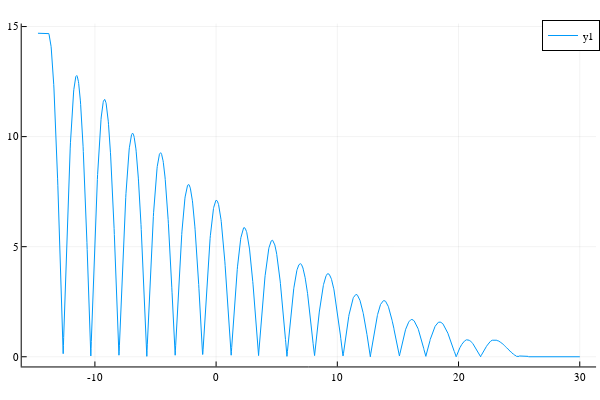

The cell this chart's notebook holds for it:
### Markdown cell above
#### Gögn 2 nema abs

### Code cell
plot(data2[!,1], abs.(data2[!,2]))

### Figure 1 — Plotly figure (JSON) as saved in the notebook; plotly's stock layout.template omitted (floating-point values rounded to 4 significant figures; data arrays with more than 128 entries replaced by an {"elided": "..."} marker saying what was removed)
{"data": [{"colorbar": {"title": ""}, "legendgroup": "y1", "line": {"color": "rgba(0, 154, 250, 1.000)", "dash": "solid", "shape": "linear", "width": 1}, "mode": "lines", "name": "y1", "showlegend": true, "type": "scatter", "x": {"elided": "2236 float values"}, "xaxis": "x", "y": {"elided": "2236 float values"}, "yaxis": "y", "zmax": null, "zmin": null}], "layout": {"annotations": [], "height": 400, "legend": {"bgcolor": "rgba(255, 255, 255, 1.000)", "bordercolor": "rgba(0, 0, 0, 1.000)", "borderwidth": 1, "font": {"color": "rgba(0, 0, 0, 1.000)", "family": "sans-serif", "size": 11}, "title": {"font": {"color": "rgba(0, 0, 0, 1.000)", "family": "sans-serif", "size": 15}, "text": ""}, "tracegroupgap": 0, "traceorder": "normal", "x": 1, "xanchor": "auto", "y": 1, "yanchor": "auto"}, "margin": {"b": 20, "l": 0, "r": 0, "t": 20}, "paper_bgcolor": "rgba(255, 255, 255, 1.000)", "plot_bgcolor": "rgba(255, 255, 255, 1.000)", "showlegend": true, "width": 600, "xaxis": {"anchor": "y", "domain": [0.03619, 0.9934], "gridcolor": "rgba(0, 0, 0, 0.100)", "gridwidth": 0.5, "linecolor": "rgba(0, 0, 0, 1.000)", "mirror": false, "range": [-16.04, 31.35], "showgrid": true, "showline": true, "showticklabels": true, "tickangle": 0, "tickcolor": "rgb(0, 0, 0)", "tickfont": {"color": "rgba(0, 0, 0, 1.000)", "family": "sans-serif", "size": 11}, "tickmode": "array", "ticks": "inside", "ticktext": ["-10", "0", "10", "20", "30"], "tickvals": [-10, 0, 10, 20, 30], "title": "", "titlefont": {"color": "rgba(0, 0, 0, 1.000)", "family": "sans-serif", "size": 15}, "type": "-", "visible": true, "zeroline": false, "zerolinecolor": "rgba(0, 0, 0, 1.000)"}, "yaxis": {"anchor": "x", "domain": [0.03762, 0.9902], "gridcolor": "rgba(0, 0, 0, 0.100)", "gridwidth": 0.5, "linecolor": "rgba(0, 0, 0, 1.000)", "mirror": false, "range": [-0.4409, 15.14], "showgrid": true, "showline": true, "showticklabels": true, "tickangle": 0, "tickcolor": "rgb(0, 0, 0)", "tickfont": {"color": "rgba(0, 0, 0, 1.000)", "family": "sans-serif", "size": 11}, "tickmode": "array", "ticks": "inside", "ticktext": ["0", "5", "10", "15"], "tickvals": [0, 5, 10, 15], "title": "", "titlefont": {"color": "rgba(0, 0, 0, 1.000)", "family": "sans-serif", "size": 15}, "type": "-", "visible": true, "zeroline": false, "zerolinecolor": "rgba(0, 0, 0, 1.000)"}}}
